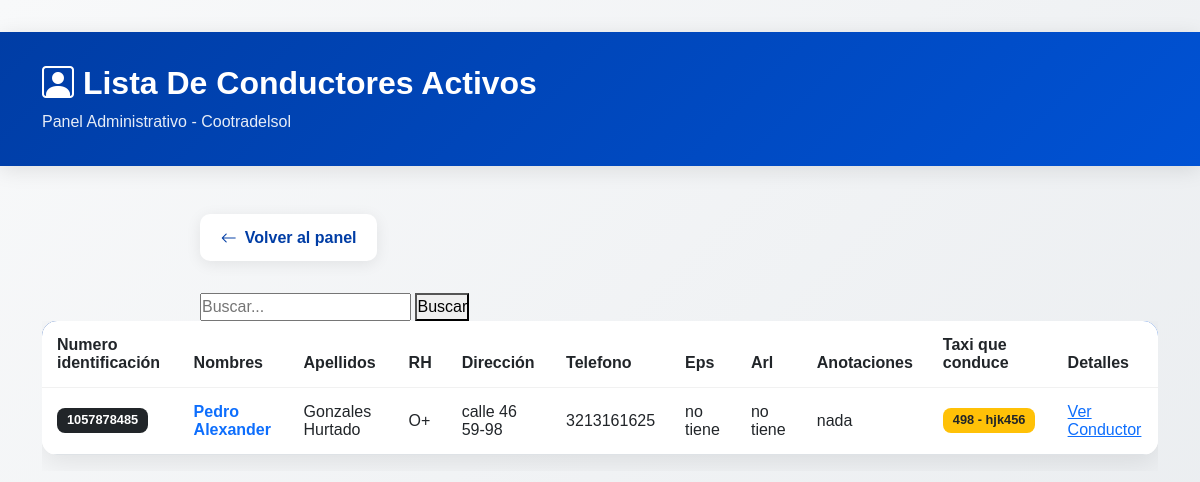
The app's page /lista_conductores/, older data.
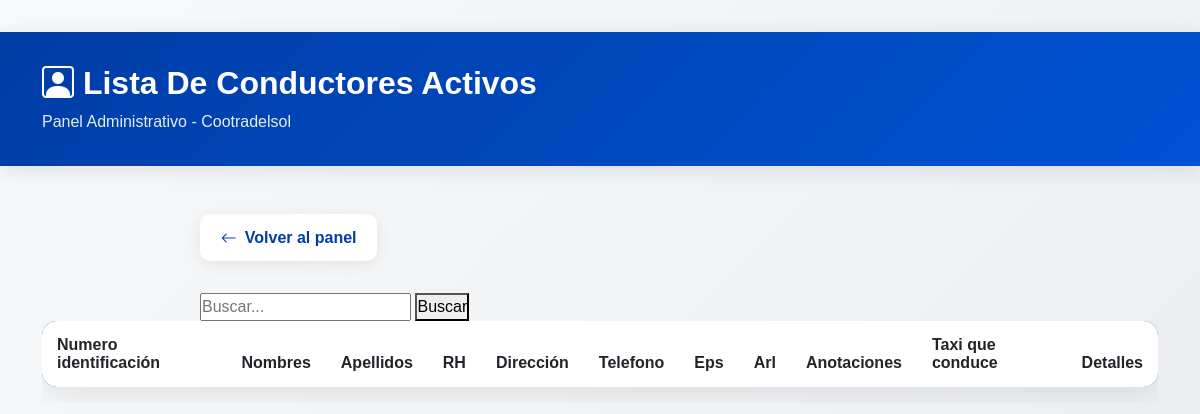
The same page, newer data.
### admin_cosol/models.py (models this page shows, shortened)
class Conductores(models.Model):
    nombres = models.CharField(max_length=150)
    apellidos = models.CharField(max_length=150)
    numero_identificacion = models.CharField(max_length=20)
    rh = models.CharField(max_length=3)
    direccion = models.CharField(max_length=200)
    telefono = models.CharField(max_length=10)
    eps = models.CharField(max_length=50)
    arl = models.CharField(max_length=50)
    anotaciones = models.TextField(blank=True, null=True)
    imagen = models.ImageField(upload_to='conductores/', blank=True, null=True)
    taxi = models.ForeignKey(Taxis, on_delete=models.CASCADE)

class Taxis (models.Model):
    numero_interno = models.IntegerField(max_length=3)
    placa = models.CharField(max_length=6)
    marca = models.CharField(max_length=20)
    modelo = models.IntegerField(max_length=4)
    radio = models.CharField(max_length=20)
    marca_radio = models.CharField(max_length=20)
    soat = models.DateField(blank=True, null=True)
    tecnomicanica = models.DateField(blank=True, null=True)
    def __str__(self):
        return f"{self.numero_interno} - {self.placa}"

### admin_cosol/views.py (the view)
# urls.py: path('lista_conductores/', views.lista_conductores, name='lista_conductores'),
def lista_conductores(request):
    conductores = Conductores.objects.all()
    return render(request, 'lista_conductores.html', {'conductores': conductores})

### admin_cosol/templates/lista_conductores.html (shortened to what this page needs)
<html lang="es">
<head>
        <link href="https://cdn.jsdelivr.net/npm/bootstrap@5.3.0/dist/css/bootstrap.min.css" rel="stylesheet">
        <link href="https://cdn.jsdelivr.net/npm/bootstrap-icons@1.10.5/font/bootstrap-icons.css" rel="stylesheet">
</head>
<body>
    <div class="page-header">
        <div class="container">
            <div class="d-flex justify-content-between align-items-center flex-wrap gap-3">
                <div>
                    <h1><i class="bi bi-person-square"></i> Lista De Conductores Activos</h1>
                    <p>Panel Administrativo - Cootradelsol</p>
                </div>
            </div>
        </div>
    </div>
    <div class="container">
        <div class="form-container">
            <a href="{% url 'login' %}" class="back-link">
                <i class="bi bi-arrow-left"></i>
                Volver al panel
            </a>
        <form method="GET">
    <input type="text" name="q" placeholder="Buscar..." value="{{ query }}">
    <button type="submit">Buscar</button>
</form>
    </div>
<div class="table-responsive">
    <table class="table table-hover align-middle custom-table">
        <thead>
            <tr>
                <th>Numero identificación</th>
                <th>Nombres</th>
                <th>Apellidos</th>
                <th>RH</th>
                <th>Dirección</th>
                <th>Telefono</th>
                <th>Eps</th>
                <th>Arl</th>
                <th>Anotaciones</th>
                <th>Taxi que conduce</th>
                <th>Detalles</th>
            </tr>
        </thead>
        <tbody>
            {% for conductor in conductores %}
            <tr>
                <td><span class="badge bg-dark">{{ conductor.numero_identificacion }}</span></td>
                <td class="fw-bold text-primary">{{ conductor.nombres }}</td>
                <td>{{ conductor.apellidos }}</td>
                <td>{{ conductor.rh }}</td>
                <td>
                    {{ conductor.direccion }}
                </td>
                <td>{{ conductor.telefono }}</td>
                <td>{{ conductor.eps }}</td>
                <td>{{ conductor.arl }}</td>
                <td>{{ conductor.anotaciones }}</td>
                <td>
                    <span class="badge bg-warning text-dark">{{ conductor.taxi }}</span>
                </td>
                <td><a href="{% url 'detalle_conductor' conductor.id %}">Ver Conductor</a></td>
            </tr>
            {% endfor %}
        </tbody>
    </table>
</div>
</body>
</html>

Row changes from the older to the newer data that the page shows:
removed Conductores: numero_identificacion "1057878485", nombres "Pedro Alexander", apellidos "Gonzales Hurtado", rh "O+", direccion "calle 46 59-98", telefono "3213161625", eps "no tiene", arl "no tiene", anotaciones "nada", taxi "498 - hjk456"
